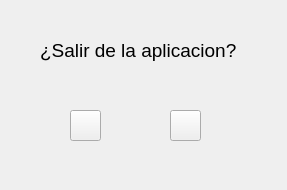
<?xml version="1.0" encoding="UTF-8"?>
<ui version="4.0">
 <class>salirwind</class>
 <widget class="QWidget" name="salirwind">
  <property name="geometry">
   <rect>
    <x>0</x>
    <y>0</y>
    <width>287</width>
    <height>190</height>
   </rect>
  </property>
  <property name="windowTitle">
   <string>Salir</string>
  </property>
  <property name="windowIcon">
   <iconset>
    <normaloff>../img/exclamation_warning_15590.ico</normaloff>../img/exclamation_warning_15590.ico</iconset>
  </property>
  <widget class="QLabel" name="label">
   <property name="geometry">
    <rect>
     <x>40</x>
     <y>30</y>
     <width>201</width>
     <height>41</height>
    </rect>
   </property>
   <property name="font">
    <font>
     <pointsize>14</pointsize>
    </font>
   </property>
   <property name="text">
    <string>¿Salir de la aplicacion?</string>
   </property>
  </widget>
  <widget class="QPushButton" name="btnSalir">
   <property name="geometry">
    <rect>
     <x>70</x>
     <y>110</y>
     <width>31</width>
     <height>31</height>
    </rect>
   </property>
   <property name="text">
    <string/>
   </property>
   <property name="icon">
    <iconset>
     <normaloff>../img/tickcirclehd_106142.ico</normaloff>../img/tickcirclehd_106142.ico</iconset>
   </property>
   <property name="iconSize">
    <size>
     <width>45</width>
     <height>45</height>
    </size>
   </property>
  </widget>
  <widget class="QPushButton" name="btnCancelar">
   <property name="geometry">
    <rect>
     <x>170</x>
     <y>110</y>
     <width>31</width>
     <height>31</height>
    </rect>
   </property>
   <property name="text">
    <string/>
   </property>
   <property name="icon">
    <iconset>
     <normaloff>../img/crosscircleregular_106260.ico</normaloff>../img/crosscircleregular_106260.ico</iconset>
   </property>
   <property name="iconSize">
    <size>
     <width>45</width>
     <height>45</height>
    </size>
   </property>
  </widget>
 </widget>
 <resources/>
 <connections/>
</ui>
